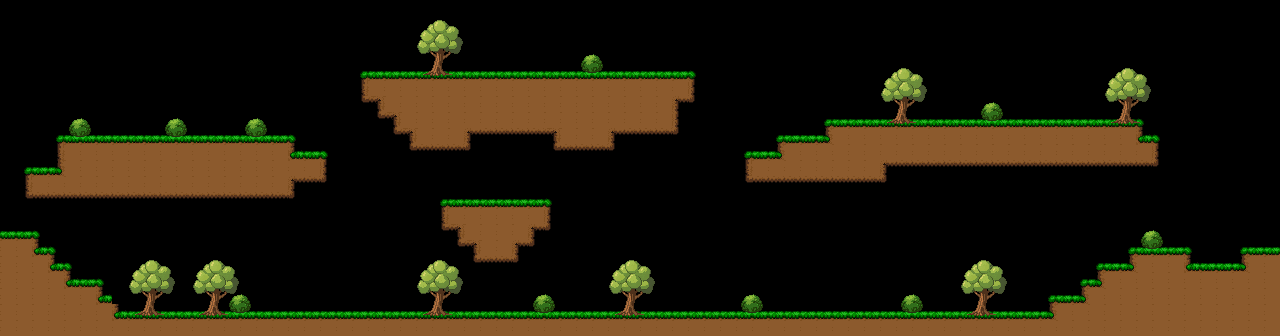

This game map was drawn from its Tiled (.tmx) file and the tilesets committed beside it. A one-line description and the trimmed map source follow:
An orthogonal 80x21 tile map with 16x16 px tiles, 5 tile layers (solid_ground, platform, decoration_tree, decoration_bush, ...), 3 tilesets and 2 objects (2x instance).

<map version="1.10" tiledversion="1.11.2" orientation="orthogonal" renderorder="right-down" width="80" height="21" tilewidth="16" tileheight="16" infinite="0" nextlayerid="8" nextobjectid="3">
 <tileset firstgid="1" source="../../assets/tilesets/tileset_grass_dirt/tileset_grass_dirt.tsx" />
 <tileset firstgid="17" source="../../assets/tilesets/objects/tree/tree.tsx" />
 <tileset firstgid="18" source="../../assets/tilesets/objects/bush/bush.tsx" />
 <layer id="1" name="solid_ground" width="80" height="21">
  <data>[1680 cells, 234 non-empty, 6 distinct tile ids]</data>
 </layer>
 <layer id="2" name="platform" width="80" height="21">
  <data>[1680 cells, 351 non-empty, 13 distinct tile ids]</data>
 </layer>
 <layer id="3" name="decoration_tree" width="80" height="21">
  <data>[1680 cells, 8 non-empty, 1 distinct tile ids]</data>
 </layer>
 <layer id="4" name="decoration_bush" width="80" height="21">
  <data>[1680 cells, 40 non-empty, 4 distinct tile ids]</data>
 </layer>
 <objectgroup id="6" name="portals">
  <object id="1" name="portal_enter" class="instance" x="0.67" y="188.0" width="16" height="48">
   <properties>
    <property name="res_path" type="file" value="../../source/scenes/objects/portal.tscn" />
    <property name="res_alignment" value="topleft" />
    <property name="target_scene" value="res://source/scenes/levels/level_1_2.tscn" />
    <property name="target_spawn" value="right" />
   </properties>
  </object>
  <object id="2" name="portal_exit" class="instance" x="1264.25" y="204.0" width="16" height="48">
   <properties>
    <property name="res_path" type="file" value="../../source/scenes/objects/portal.tscn" />
    <property name="res_alignment" value="topleft" />
    <property name="target_scene" value="res://source/scenes/levels/level_1_4.tscn" />
    <property name="target_spawn" value="left" />
   </properties>
  </object>
 </objectgroup>
 <layer id="5" name="ladder" width="80" height="21">
  <data>[1680 cells, 0 non-empty, 0 distinct tile ids]</data>
 </layer>
</map>
